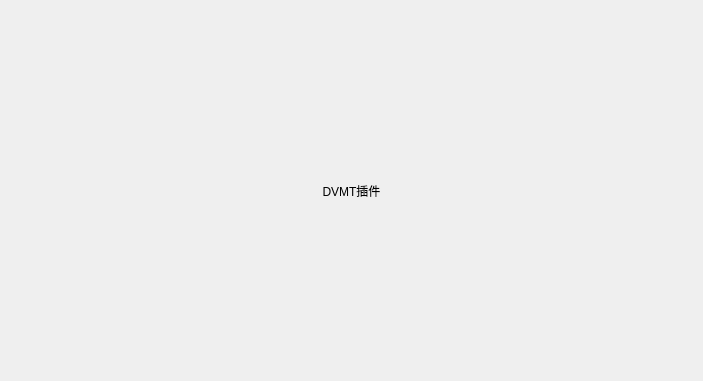
<?xml version="1.0" encoding="UTF-8"?>
<ui version="4.0">
 <class>PluginDialog</class>
 <widget class="QDialog" name="PluginDialog">
  <property name="geometry">
   <rect>
    <x>0</x>
    <y>0</y>
    <width>703</width>
    <height>381</height>
   </rect>
  </property>
  <property name="windowTitle">
   <string>DVMT插件</string>
  </property>
  <property name="windowIcon">
   <iconset>
    <normaloff>:/png/icon.png</normaloff>:/png/icon.png</iconset>
  </property>
  <layout class="QGridLayout" name="gridLayout">
   <item row="0" column="0">
    <widget class="QLabel" name="label">
     <property name="text">
      <string>DVMT插件</string>
     </property>
     <property name="alignment">
      <set>Qt::AlignCenter</set>
     </property>
    </widget>
   </item>
  </layout>
 </widget>
 <resources/>
 <connections/>
</ui>
